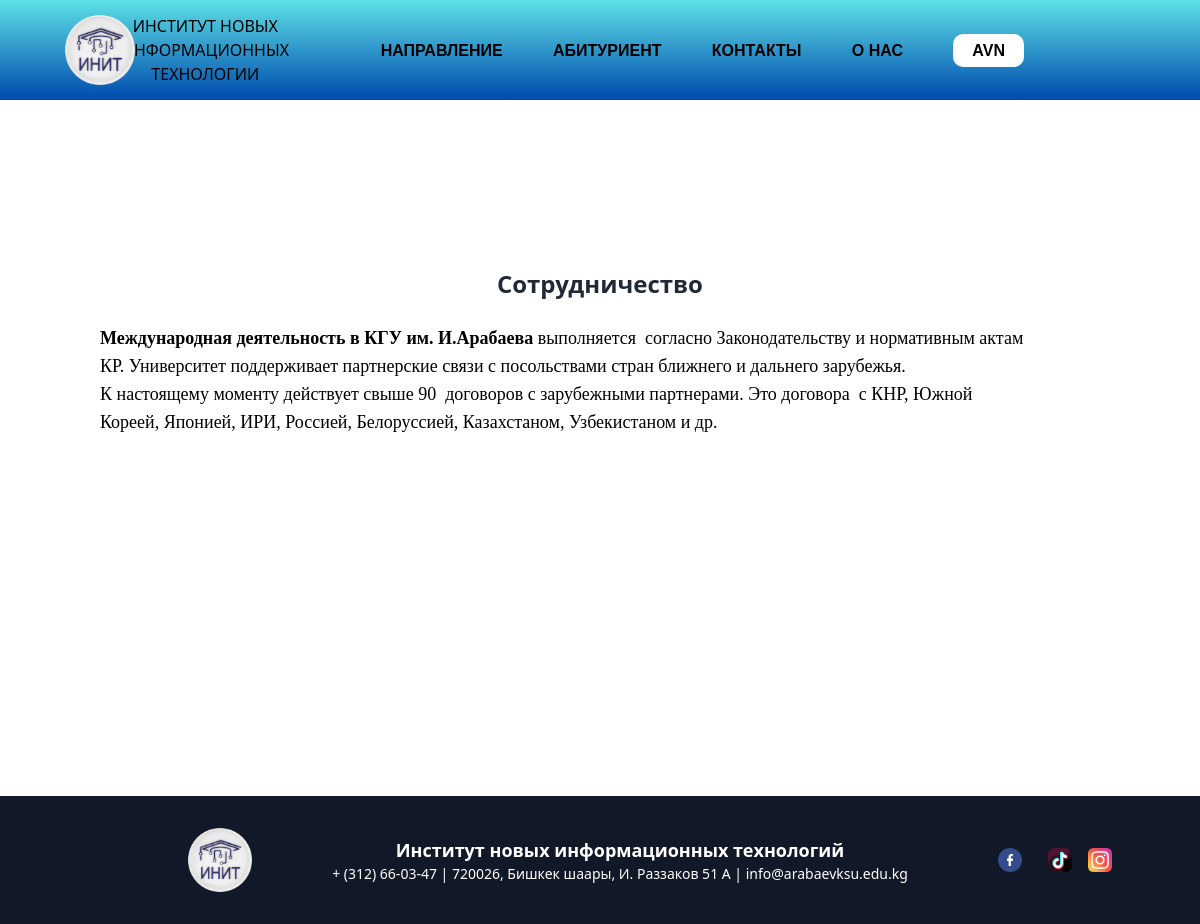
The app's page /cooperation/ with its own data.
### home/models.py (models this page shows, shortened)
class Cooperation(models.Model):
    title = models.CharField(max_length=150, null=True, blank=True, verbose_name="Cотрудничество")
    text = RichTextField(null=True, blank=True, verbose_name="Текст")
    class Meta:
        verbose_name = "Cотрудничество"
        verbose_name_plural = "Cотрудничество"

### home/views.py (the view)
# urls.py: path('cooperation/', CooperationListView.as_view(), name='cooperation_list'),
class CooperationListView(ListView):
    model = Cooperation
    context_object_name = 'cooperations'
    template_name = 'sotrudnich.html'

### templates/sotrudnich.html (shortened to what this page needs)
<!DOCTYPE html>
{% load static %}
<html lang="en">
<head>
    <link rel="stylesheet" href="{% static 'css/style.css' %}">
    <link href="https://cdn.jsdelivr.net/npm/tailwindcss@2.2.19/dist/tailwind.min.css" rel="stylesheet">
</head>
<body>
    <div class="body">
        <header class="header">
            <div class="container">
                <ul class="menu">
                    <a href="{% url 'kafedra_list' %}">
                        <img class="logo" src="{% static 'image/init_logo.png' %}" alt="" id="init_logo">
                    </a>
                    <li class="text_init">ИНСТИТУТ НОВЫХ ИНФОРМАЦИОННЫХ ТЕХНОЛОГИИ</li>
                    <li class="dropdown">
                        <a href="{% url 'kafedra_list' %}" class="dropdown-toggle">НАПРАВЛЕНИЕ
                        </a>
                    </li>
                    <li><a href="{% url 'enrolee_list' %}">АБИТУРИЕНТ</a></li>
                    <li><a href="{% url 'contacts' %}">КОНТАКТЫ </a></li>
                    <li><a href="{% url 'about_us' %}"> О НАС</a></li>
                    <li class="avn"><a href="https://avn.arabaev.kg/">AVN</a></li>
                </ul>
            </div>
        </header>
        <br><br><br><br><br><br><br>
        <div class="container_2">
            <div class="buttons">
                {% for cooperation in cooperations %}
                <p class="text-center text-2xl font-bold text-gray-800">{{ cooperation.title }}</p>
                <br>
                <div class="services">
                    <div class="container">
                        <div class="col-md-6 services-grids">
                            <ul class="srevicesgrid_info">
                                <li class="tick">{{ cooperation.text | safe }}</li>
                            </ul>
                        </div>
                    </div>
                </div>
                {% endfor %}
            </div>
            <br><br><br><br><br><br><br><br><br><br><br><br><br><br><br>
            <footer class="bg-gray-900 text-white py-8">
                <div class="container mx-auto flex justify-between items-center">
                    <img src="{% static 'image/init_logo.png' %}" alt="Логотип" class="w-16 h-16">
                    <div class="info text-center">
                        <p class="text-lg font-semibold">Институт новых информационных технологий</p>
                        <p class="text-sm">+ (312) 66-03-47 | 720026, Бишкек шаары, И. Раззаков 51 А |
                            info@arabaevksu.edu.kg
                        </p>
                    </div>
                    <div class="social-links flex space-x-4">
                        <a href="#" class="block text-white hover:text-gray-400"><img
                                src="{% static 'image/facebook.png' %}" alt="Facebook" class="w-6 h-6"></a>
                        <a href="#" class="block text-white hover:text-gray-400"><img
                                src="{% static 'image/tik-tok.png' %}" alt="TikTok" class="w-6 h-6"></a>
                        <a href="#" class="block text-white hover:text-gray-400"><img
                                src="{% static 'image/instagram.png' %}" alt="Instagram" class="w-6 h-6"></a>
                    </div>
                </div>
            </footer>
</body>
</html>

### static/css/style.css (style rules this page uses)
body { margin: 0; padding: 0; }
.body { position: relative; width: 100%; height: auto; position: absolute; top: 50%; left: 50%; transform: translate(-50%, -50%); max-width: 100%; max-height: 100%; }
.header { background: linear-gradient(#5de0e6,#004aad); width: 100%; }
.container { max-width: 1200px; margin: 0px; padding-left: 100px; }
.menu { margin: 0px; display: flex; width: 100%; height: 100px; align-items: center; position: relative; list-style: none; justify-content: space-between; }
.text_init { width: 250px; text-align: center; margin-left: -70px; }
.menu li a { color: black; font-weight: 600; font-family:'Gill Sans', 'Gill Sans MT', Calibri, 'Trebuchet MS', sans-serif; list-style: none; text-decoration: none; }
.logo { width: 70px; position: absolute; top: 15px; transform: translate(-50%); }
.avn a { background: white; padding: 8px 19px; border-radius: 10px; }
.social-links a { margin: 0 10px; }

### records on screen
Cooperation: title "Cотрудничество", text "Международная деятельность в КГУ им. И.Арабаева выполняется согласно Законодательству и нормативным актам КР. Университет поддерживает партнерские связи с посольствами стран ближнего и дальнего зарубежья. К настоящему моменту действует свыше 90 договоров с зарубежными партнерами. Это договора с КНР, Южной Кореей, Японией, ИРИ, Россией, Белоруссией, Казахстаном, Узбекистаном и др."
